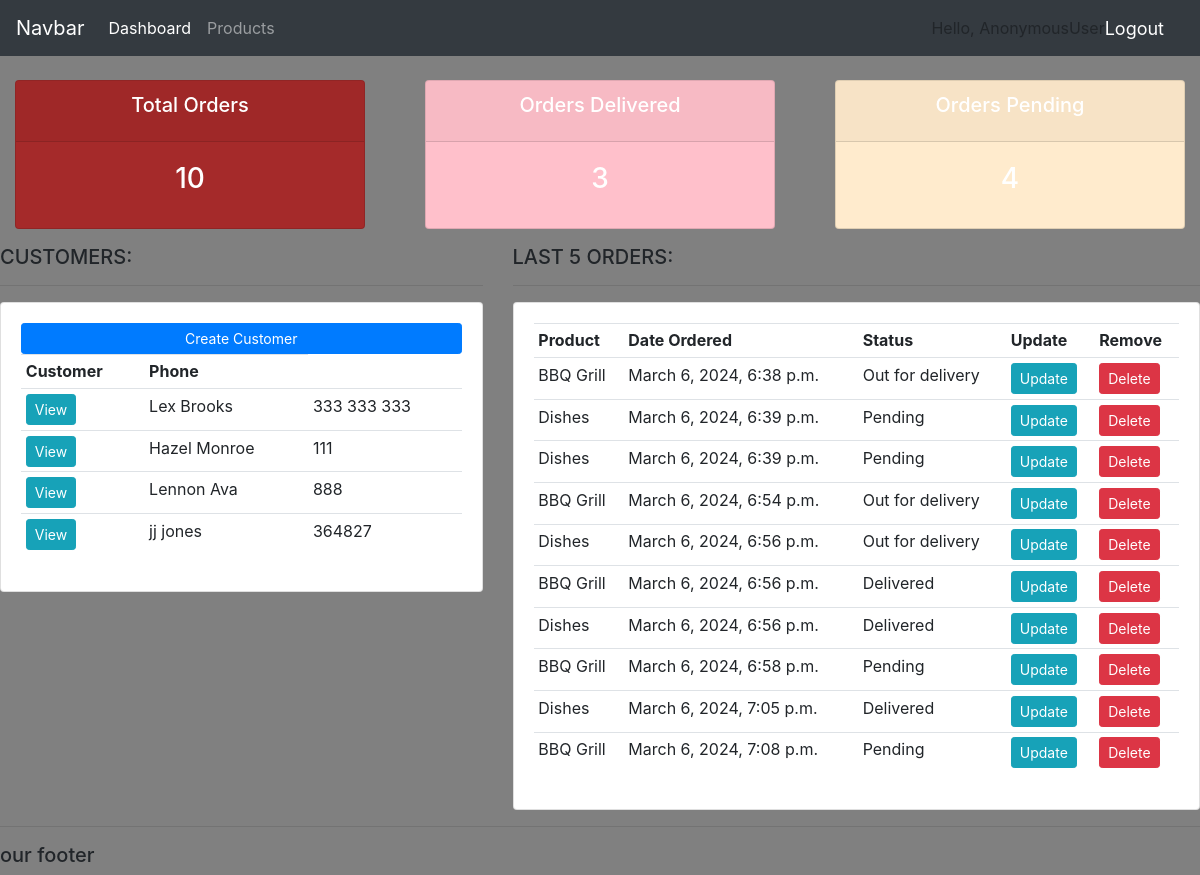
The app's page /, older data.
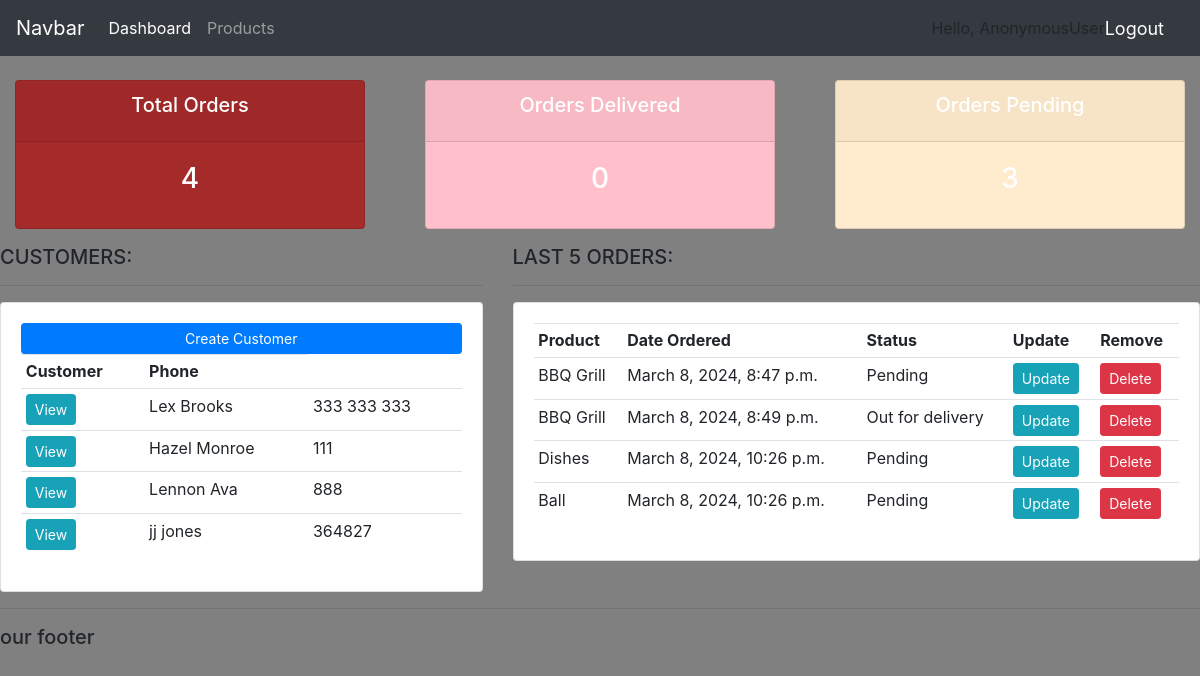
The same page, newer data.
### accounts/models.py (models this page shows, shortened)
class Customer(models.Model):
    name = models.CharField(max_length=200, null=True)
    phone = models.CharField(max_length=200, null=True)
    email = models.CharField(max_length=200, null=True)
    date_created = models.DateTimeField(auto_now_add=True)

class Order(models.Model):
    STATUS = (
        ('Pending','Pending'),
        ('Out for delivery','Out for delivery'),
        ('Delivered','Delivered'),
        )
    customer = models.ForeignKey(Customer,null=True,on_delete=models.SET_NULL)
    product = models.ForeignKey(Product,null=True,on_delete=models.SET_NULL)
    date_created = models.DateTimeField(auto_now_add=True, null=True)
    status = models.CharField(max_length=200, null=True,choices=STATUS)
    note = models.CharField(max_length=1000, null=True)

class Product(models.Model):
    CATEGORY=(
        ('Indoor','Indoor'),
        ('Outdoor','Outdoor'),
    )
    name = models.CharField(max_length=200, null=True)
    price = models.FloatField(null=True)
    category = models.CharField(max_length=200, null=True, choices=CATEGORY)
    description= models.CharField(max_length=200, null=True, blank = True)
    date_created = models.DateTimeField(auto_now_add=True)
    tags = models.ManyToManyField(Tag)
    def __str__(self):
        return self.name

### accounts/views.py (the view)
# urls.py: path('', views.home,name='home'),
def home(request):
    orders = Order.objects.all()
    customers = Customer.objects.all()
    total_customers = customers.count()
    total_orders = orders.count()
    orders.count()
    delivered = orders.filter(status = 'Delivered').count()
    pending = orders.filter(status = 'Pending').count()
    context = {'orders': orders, 'customers': customers, 'total_orders': total_orders, 'total_customer': total_customers, 'delivered': delivered, 'pending':pending}
    return render(request, 'accounts/dashboard.html', context)

### accounts/templates/accounts/dashboard.html
{% extends "accounts/main.html" %}
{% block content %}
{% include "accounts/status.html" %}
<div class ="row">
    <div class="col-md-5">
        <h5>CUSTOMERS:</h5>
        <hr>
        <div class="card card-body">
            <a class="btn btn-primary btn-sm btn-block" href="">Create Customer
            </a>
            <table class="table table-sm">
                <tr>
                    <th>Customer</th>
                    <th>Phone</th>
                </tr>
                {% for customer in customers %}
                    <tr>
                        <td><a class="btn btn-sm btn-info" href="{% url 'customer' customer.id %}">View</a></td>
                        <td>{{customer.name}}</td>
                        <td>{{customer.phone}}</td>
                    </tr>
                {% endfor %}
            </table>
        </div>
    </div>
    <div class="col-md-7">
        <h5>LAST 5 ORDERS:</h5>
        <hr>
        <div class="card card-body">
        <table class="table table-sm">
                <tr>
                    <th>Product</th>
                    <th>Date Ordered</th>
                    <th>Status</th>
                    <th>Update</th>
                    <th>Remove</th>
                </tr>
                {% for order in orders %}
                <tr>
                    <td>{{order.product}}</td>
                    <td>{{order.date_created}}</td>
                    <td>{{order.status}}</td>
                    <td><a class="btn btn-sm btn-info" href="{% url 'update_order' order.id %}">Update</a></td>
                    <td><a class="btn btn-sm btn-danger" href="{% url 'delete_order' order.id %}">Delete</a></td>
                </tr>
            {% endfor %}
            </table>
        </div>
    </div>
</div>
{% endblock %}

### accounts/templates/accounts/main.html (shortened to what this page needs)
{% load static %}
<!DOCTYPE html>
<html>
    <head>
<link rel="stylesheet" href="https://cdn.jsdelivr.net/npm/bootstrap@4.3.1/dist/css/bootstrap.min.css">
<link rel="stylesheet" type="text/css" href="{% static '/css/main.css' %}">
    </head>
    <body>
        {% include "accounts/navbar.html" %}
        {% block content %}
        {% endblock %}
        <hr>
        <h5>our footer</h5>
    </body>
</html>

### accounts/templates/accounts/navbar.html (shortened to what this page needs)
{% load static %}
<nav class="navbar navbar-expand-lg navbar-dark bg-dark">
  <a class="navbar-brand" href="#">Navbar</a>
    <div class="collapse navbar-collapse" id="navbarNav">
      <ul class="navbar-nav">
        <li class="nav-item active">
          <a class="nav-link" href="{% url 'home' %}">Dashboard <span class="sr-only">(current)</span></a>
        </li>
        <li class="nav-item">
          <a class="nav-link" href="{% url 'products' %}">Products</a>
        </li>
      </ul>
    </div>
    Hello, {{request.user}}</span>
    <span><a class='hello-msg' href="{% url 'logout' %}">Logout</a></span>
  </nav>

### accounts/templates/accounts/status.html
<br>
<div class="row">
    <div class="col">
        <div class="col-md">
            <div class="card text-center text-white mb-3" id="total-orders">
                <div class="card-header">
                    <h5 class="card-title">Total Orders</h5>
                </div>
                <div class="card-body">
                    <h3 class="card-title">{{total_orders}}</h3>
                </div>
            </div>
        </div>
    </div>
    <div class='col'>
        <div class="col-md">
            <div class="card text-center text-white mb-3" id="orders-delivered">
                <div class="card-header">
                    <h5 class="card-title">Orders Delivered</h5>
                </div>
                <div class="card-body">
                    <h3 class="card-title">{{delivered}}</h3>
                </div>
            </div>
        </div>
    </div>
    <div class="col">
        <div class="col-md">
            <div class="card text-center text-white mb-3" id="orders-pending">
                <div class="card-header">
                    <h5 class="card-title">Orders Pending</h5>
                </div>
                <div class="card-body">
                    <h3 class="card-title">{{pending}}</h3>
                </div>
            </div>
        </div>
    </div>
</div>

### static/css/main.css (style rules this page uses)
body { background-color:grey; }
#total-orders { background-color:brown; }
#orders-delivered { background-color:pink; }
#orders-pending { background-color:blanchedalmond; }

### accounts/templates/accounts/navbar.html (style rules this page uses)
.hello-msg { font-size:18px; color:#fff; margin-right:20px; }

Row changes from the older to the newer data that the page shows:
removed Order: product "BBQ Grill", date_created "March 6, 2024, 6:38 p.m.", status "Out for delivery"
removed Order: product "Dishes", date_created "March 6, 2024, 6:39 p.m.", status "Pending"
removed Order: product "Dishes", date_created "March 6, 2024, 6:39 p.m.", status "Pending"
removed Order: product "BBQ Grill", date_created "March 6, 2024, 6:54 p.m.", status "Out for delivery"
removed Order: product "Dishes", date_created "March 6, 2024, 6:56 p.m.", status "Out for delivery"
removed Order: product "BBQ Grill", date_created "March 6, 2024, 6:56 p.m.", status "Delivered"
removed Order: product "Dishes", date_created "March 6, 2024, 6:56 p.m.", status "Delivered"
removed Order: product "BBQ Grill", date_created "March 6, 2024, 6:58 p.m.", status "Pending"
removed Order: product "Dishes", date_created "March 6, 2024, 7:05 p.m.", status "Delivered"
removed Order: product "BBQ Grill", date_created "March 6, 2024, 7:08 p.m.", status "Pending"
added Order: product "BBQ Grill", date_created "March 8, 2024, 8:47 p.m.", status "Pending"
added Order: product "BBQ Grill", date_created "March 8, 2024, 8:49 p.m.", status "Out for delivery"
added Order: product "Dishes", date_created "March 8, 2024, 10:26 p.m.", status "Pending"
added Order: product "Ball", date_created "March 8, 2024, 10:26 p.m.", status "Pending"
Text that changed along with them:
{{ total_orders }}: "10" → "4"
{{ delivered }}: "3" → "0"
